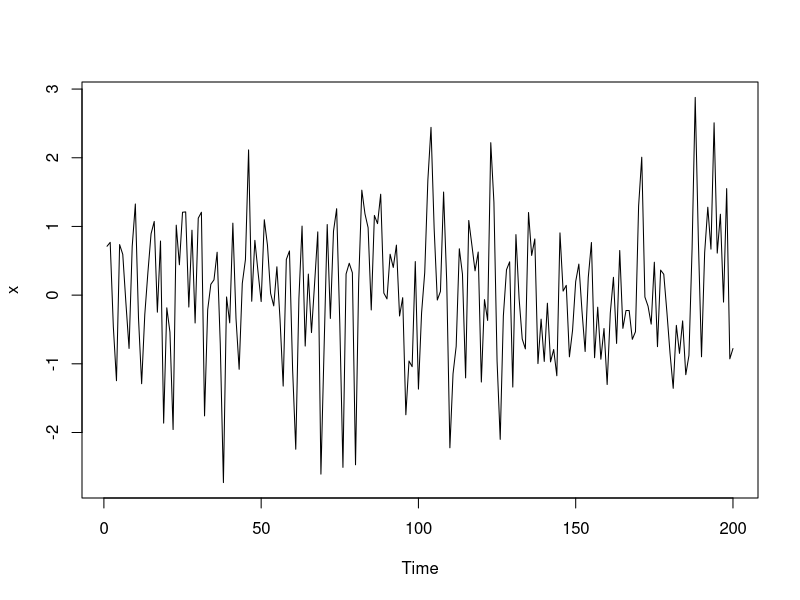
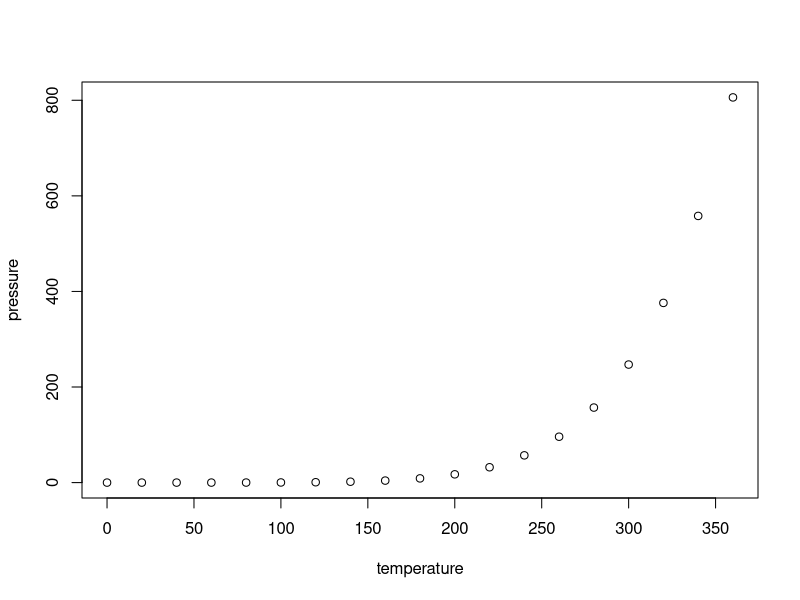

These figures' R source, in order:
## ---- chunk 1
knitr::opts_chunk$set(echo = TRUE)
## ---- chunk 2
s = c(rep(0,100), 10*exp(-(101:100)/20)*cos(2*pi*(101:200)/4))
x = s + rnorm(200)
plot.ts(x) 


## ---- chunk 3
plot(pressure)
